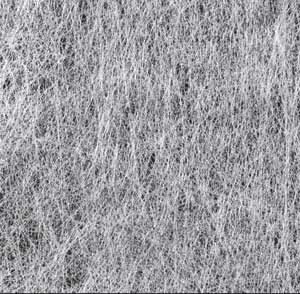
%> input picture Matlab Workshops/NanWoven/Pics/NonwovenFabric.jpg, 300 x 294 px
$ octave Work4.m   (GNU Octave 9; MATLAB toolbox functions it lacks are replaced by stand-ins)
%> lines starting %> are read from the running program, lines starting %| are printed output that depends on the picture
clc,clear all,close all;
%cd('D:\Tubitak Server Files\Matlab Workshops\NanWoven\Pics')
img = imread('NonwovenFabric.jpg');
%> img is the input picture: size 294x300x3 uint8; mean R, G, B 157.6, 156.6, 161.5
BW2=im2bw(rgb2gray(img));
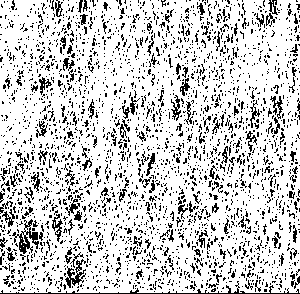
%> BW2: size 294x300 logical; 80.7% white; black in thin lines or dots
figure;imshow(BW2,[])

flatImg = double(reshape(img,size(img,1)*size(img,2),size(img,3)));
idx = kmeans(flatImg,2);
A=reshape(idx,size(img,1),size(img,2));
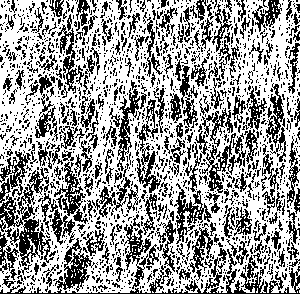
%> A: size 294x300 double; values 1 (black) and 2 (white), 61.4% white; black in thin lines or dots
A(A==2)=0;
%> A: size 294x300 double; values 0 (black) and 1 (white), 38.6% white in thin lines or dots
BW=~logical(A);
%> BW: size 294x300 logical; 61.4% white; black in thin lines or dots
figure;imshow(BW,[])

[V,C]=sort(sum(~BW),'descend');
%> V = 300 values, max 178 at index 1, min 37 at index 300, mean 113.5; C = 300 values, max 300 at index 138, min 1 at index 259, mean 150.5
hold on
for i=1:100
    plot([C(i),C(i)],[1,size(BW,1)],'Color','r','LineWidth',V(i)/V(1)*2)
end
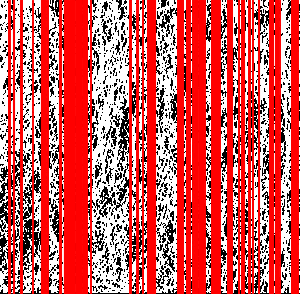
%> figure redrawn from the program's plot data
hold off
return;
[B,L,N,A] = bwboundaries(BW);
figure; imshow(BW); hold on;
for k=1:length(B),
    if(~sum(A(k,:)))
       boundary = B{k};
       plot(boundary(:,2),boundary(:,1),'r','LineWidth',2);
       for l=find(A(:,k))'
           boundary = B{l};
           plot(boundary(:,2),boundary(:,1),'g','LineWidth',2);
       end
    end
end
hold off
